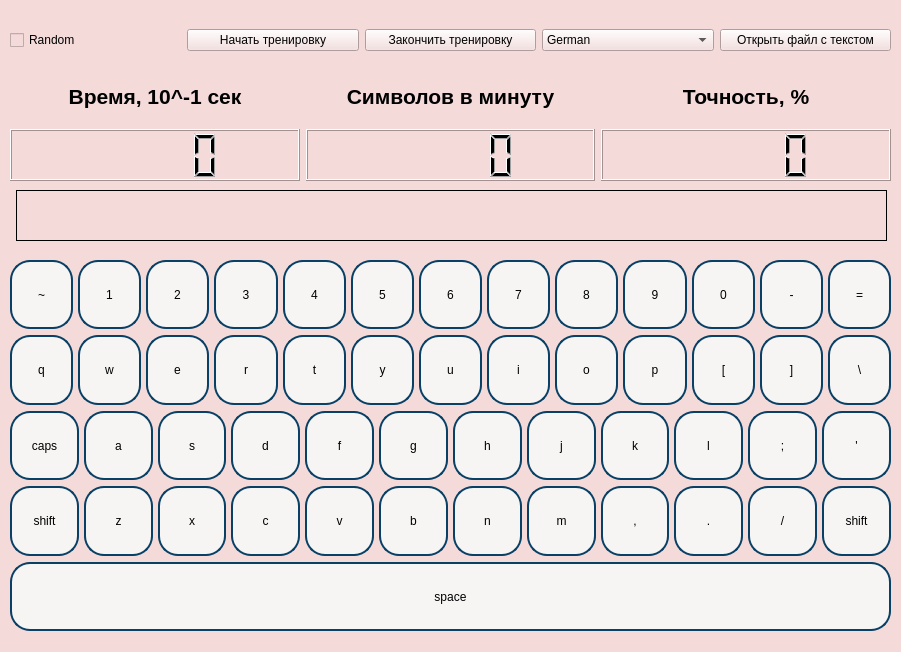
<?xml version="1.0" encoding="UTF-8"?>
<ui version="4.0">
 <class>MainWindow</class>
 <widget class="QMainWindow" name="MainWindow">
  <property name="geometry">
   <rect>
    <x>0</x>
    <y>0</y>
    <width>901</width>
    <height>652</height>
   </rect>
  </property>
  <property name="windowTitle">
   <string>MainWindow</string>
  </property>
  <property name="styleSheet">
   <string notr="true">background-color: rgb(245, 218, 218);
color: rgb(0, 0, 0);
font: 700 italic 11pt &quot;Ubuntu&quot;;
</string>
  </property>
  <widget class="QWidget" name="centralwidget">
   <widget class="QWidget" name="verticalLayoutWidget">
    <property name="geometry">
     <rect>
      <x>10</x>
      <y>250</y>
      <width>881</width>
      <height>391</height>
     </rect>
    </property>
    <layout class="QVBoxLayout" name="verticalLayout">
     <property name="leftMargin">
      <number>0</number>
     </property>
     <property name="topMargin">
      <number>10</number>
     </property>
     <property name="bottomMargin">
      <number>10</number>
     </property>
     <item>
      <layout class="QHBoxLayout" name="horizontalLayout">
       <property name="spacing">
        <number>5</number>
       </property>
       <property name="sizeConstraint">
        <enum>QLayout::SetDefaultConstraint</enum>
       </property>
       <item>
        <widget class="QPushButton" name="bnt_49">
         <property name="enabled">
          <bool>false</bool>
         </property>
         <property name="sizePolicy">
          <sizepolicy hsizetype="MinimumExpanding" vsizetype="Minimum">
           <horstretch>0</horstretch>
           <verstretch>0</verstretch>
          </sizepolicy>
         </property>
         <property name="styleSheet">
          <string notr="true">border-radius: 20px;
border: 2px solid #094065;
background-color: rgb(246, 245, 244);</string>
         </property>
         <property name="text">
          <string>~</string>
         </property>
        </widget>
       </item>
       <item>
        <widget class="QPushButton" name="bnt_10">
         <property name="enabled">
          <bool>false</bool>
         </property>
         <property name="sizePolicy">
          <sizepolicy hsizetype="MinimumExpanding" vsizetype="Minimum">
           <horstretch>0</horstretch>
           <verstretch>0</verstretch>
          </sizepolicy>
         </property>
         <property name="styleSheet">
          <string notr="true">border-radius: 20px;
border: 2px solid #094065;
background-color: rgb(246, 245, 244);</string>
         </property>
         <property name="text">
          <string>1</string>
         </property>
        </widget>
       </item>
       <item>
        <widget class="QPushButton" name="bnt_11">
         <property name="enabled">
          <bool>false</bool>
         </property>
         <property name="sizePolicy">
          <sizepolicy hsizetype="MinimumExpanding" vsizetype="Minimum">
           <horstretch>0</horstretch>
           <verstretch>0</verstretch>
          </sizepolicy>
         </property>
         <property name="styleSheet">
          <string notr="true">border-radius: 20px;
border: 2px solid #094065;
background-color: rgb(246, 245, 244);</string>
         </property>
         <property name="text">
          <string>2</string>
         </property>
        </widget>
       </item>
       <item>
        <widget class="QPushButton" name="bnt_12">
         <property name="enabled">
          <bool>false</bool>
         </property>
         <property name="sizePolicy">
          <sizepolicy hsizetype="MinimumExpanding" vsizetype="Minimum">
           <horstretch>0</horstretch>
           <verstretch>0</verstretch>
          </sizepolicy>
         </property>
         <property name="styleSheet">
          <string notr="true">border-radius: 20px;
border: 2px solid #094065;
background-color: rgb(246, 245, 244);</string>
         </property>
         <property name="text">
          <string>3</string>
         </property>
        </widget>
       </item>
       <item>
        <widget class="QPushButton" name="bnt_13">
         <property name="enabled">
          <bool>false</bool>
         </property>
         <property name="sizePolicy">
          <sizepolicy hsizetype="MinimumExpanding" vsizetype="Minimum">
           <horstretch>0</horstretch>
           <verstretch>0</verstretch>
          </sizepolicy>
         </property>
         <property name="styleSheet">
          <string notr="true">border-radius: 20px;
border: 2px solid #094065;
background-color: rgb(246, 245, 244);</string>
         </property>
         <property name="text">
          <string>4</string>
         </property>
        </widget>
       </item>
       <item>
        <widget class="QPushButton" name="bnt_14">
         <property name="enabled">
          <bool>false</bool>
         </property>
         <property name="sizePolicy">
          <sizepolicy hsizetype="MinimumExpanding" vsizetype="Minimum">
           <horstretch>0</horstretch>
           <verstretch>0</verstretch>
          </sizepolicy>
         </property>
         <property name="styleSheet">
          <string notr="true">border-radius: 20px;
border: 2px solid #094065;
background-color: rgb(246, 245, 244);</string>
         </property>
         <property name="text">
          <string>5</string>
         </property>
        </widget>
       </item>
       <item>
        <widget class="QPushButton" name="bnt_15">
         <property name="enabled">
          <bool>false</bool>
         </property>
         <property name="sizePolicy">
          <sizepolicy hsizetype="MinimumExpanding" vsizetype="Minimum">
           <horstretch>0</horstretch>
           <verstretch>0</verstretch>
          </sizepolicy>
         </property>
         <property name="styleSheet">
          <string notr="true">border-radius: 20px;
border: 2px solid #094065;
background-color: rgb(246, 245, 244);</string>
         </property>
         <property name="text">
          <string>6</string>
         </property>
        </widget>
       </item>
       <item>
        <widget class="QPushButton" name="bnt_16">
         <property name="enabled">
          <bool>false</bool>
         </property>
         <property name="sizePolicy">
          <sizepolicy hsizetype="MinimumExpanding" vsizetype="Minimum">
           <horstretch>0</horstretch>
           <verstretch>0</verstretch>
          </sizepolicy>
         </property>
         <property name="styleSheet">
          <string notr="true">border-radius: 20px;
border: 2px solid #094065;
background-color: rgb(246, 245, 244);</string>
         </property>
         <property name="text">
          <string>7</string>
         </property>
        </widget>
       </item>
       <item>
        <widget class="QPushButton" name="bnt_17">
         <property name="enabled">
          <bool>false</bool>
         </property>
         <property name="sizePolicy">
          <sizepolicy hsizetype="MinimumExpanding" vsizetype="Minimum">
           <horstretch>0</horstretch>
           <verstretch>0</verstretch>
          </sizepolicy>
         </property>
         <property name="styleSheet">
          <string notr="true">border-radius: 20px;
border: 2px solid #094065;
background-color: rgb(246, 245, 244);</string>
         </property>
         <property name="text">
          <string>8</string>
         </property>
        </widget>
       </item>
       <item>
        <widget class="QPushButton" name="bnt_18">
         <property name="enabled">
          <bool>false</bool>
         </property>
         <property name="sizePolicy">
          <sizepolicy hsizetype="MinimumExpanding" vsizetype="Minimum">
           <horstretch>0</horstretch>
           <verstretch>0</verstretch>
          </sizepolicy>
         </property>
         <property name="styleSheet">
          <string notr="true">border-radius: 20px;
border: 2px solid #094065;
background-color: rgb(246, 245, 244);</string>
         </property>
         <property name="text">
          <string>9</string>
         </property>
        </widget>
       </item>
       <item>
        <widget class="QPushButton" name="bnt_19">
         <property name="enabled">
          <bool>false</bool>
         </property>
         <property name="sizePolicy">
          <sizepolicy hsizetype="MinimumExpanding" vsizetype="Minimum">
           <horstretch>0</horstretch>
           <verstretch>0</verstretch>
          </sizepolicy>
         </property>
         <property name="styleSheet">
          <string notr="true">border-radius: 20px;
border: 2px solid #094065;
background-color: rgb(246, 245, 244);</string>
         </property>
         <property name="text">
          <string>0</string>
         </property>
        </widget>
       </item>
       <item>
        <widget class="QPushButton" name="bnt_20">
         <property name="enabled">
          <bool>false</bool>
         </property>
         <property name="sizePolicy">
          <sizepolicy hsizetype="MinimumExpanding" vsizetype="Minimum">
           <horstretch>0</horstretch>
           <verstretch>0</verstretch>
          </sizepolicy>
         </property>
         <property name="styleSheet">
          <string notr="true">border-radius: 20px;
border: 2px solid #094065;
background-color: rgb(246, 245, 244);</string>
         </property>
         <property name="text">
          <string>-</string>
         </property>
        </widget>
       </item>
       <item>
        <widget class="QPushButton" name="bnt_21">
         <property name="enabled">
          <bool>false</bool>
         </property>
         <property name="sizePolicy">
          <sizepolicy hsizetype="MinimumExpanding" vsizetype="Minimum">
           <horstretch>0</horstretch>
           <verstretch>0</verstretch>
          </sizepolicy>
         </property>
         <property name="styleSheet">
          <string notr="true">border-radius: 20px;
border: 2px solid #094065;
background-color: rgb(246, 245, 244);</string>
         </property>
         <property name="text">
          <string>=</string>
         </property>
        </widget>
       </item>
      </layout>
     </item>
     <item>
      <layout class="QHBoxLayout" name="horizontalLayout_3">
       <property name="spacing">
        <number>5</number>
       </property>
       <property name="sizeConstraint">
        <enum>QLayout::SetDefaultConstraint</enum>
       </property>
       <item>
        <widget class="QPushButton" name="bnt_24">
         <property name="enabled">
          <bool>false</bool>
         </property>
         <property name="sizePolicy">
          <sizepolicy hsizetype="MinimumExpanding" vsizetype="Minimum">
           <horstretch>0</horstretch>
           <verstretch>0</verstretch>
          </sizepolicy>
         </property>
         <property name="styleSheet">
          <string notr="true">border-radius: 20px;
border: 2px solid #094065;
background-color: rgb(246, 245, 244);</string>
         </property>
         <property name="text">
          <string>q</string>
         </property>
        </widget>
       </item>
       <item>
        <widget class="QPushButton" name="bnt_25">
         <property name="enabled">
          <bool>false</bool>
         </property>
         <property name="sizePolicy">
          <sizepolicy hsizetype="MinimumExpanding" vsizetype="Minimum">
           <horstretch>0</horstretch>
           <verstretch>0</verstretch>
          </sizepolicy>
         </property>
         <property name="styleSheet">
          <string notr="true">border-radius: 20px;
border: 2px solid #094065;
background-color: rgb(246, 245, 244);</string>
         </property>
         <property name="text">
          <string>w</string>
         </property>
        </widget>
       </item>
       <item>
        <widget class="QPushButton" name="bnt_26">
         <property name="enabled">
          <bool>false</bool>
         </property>
         <property name="sizePolicy">
          <sizepolicy hsizetype="MinimumExpanding" vsizetype="Minimum">
           <horstretch>0</horstretch>
           <verstretch>0</verstretch>
          </sizepolicy>
         </property>
         <property name="styleSheet">
          <string notr="true">border-radius: 20px;
border: 2px solid #094065;
background-color: rgb(246, 245, 244);</string>
         </property>
         <property name="text">
          <string>e</string>
         </property>
        </widget>
       </item>
       <item>
        <widget class="QPushButton" name="bnt_27">
         <property name="enabled">
          <bool>false</bool>
         </property>
         <property name="sizePolicy">
          <sizepolicy hsizetype="MinimumExpanding" vsizetype="Minimum">
           <horstretch>0</horstretch>
           <verstretch>0</verstretch>
          </sizepolicy>
         </property>
         <property name="styleSheet">
          <string notr="true">border-radius: 20px;
border: 2px solid #094065;
background-color: rgb(246, 245, 244);</string>
         </property>
         <property name="text">
          <string>r</string>
         </property>
        </widget>
       </item>
       <item>
        <widget class="QPushButton" name="bnt_28">
         <property name="enabled">
          <bool>false</bool>
         </property>
         <property name="sizePolicy">
          <sizepolicy hsizetype="MinimumExpanding" vsizetype="Minimum">
           <horstretch>0</horstretch>
           <verstretch>0</verstretch>
          </sizepolicy>
         </property>
         <property name="styleSheet">
          <string notr="true">border-radius: 20px;
border: 2px solid #094065;
background-color: rgb(246, 245, 244);</string>
         </property>
         <property name="text">
          <string>t</string>
         </property>
        </widget>
       </item>
       <item>
        <widget class="QPushButton" name="bnt_29">
         <property name="enabled">
          <bool>false</bool>
         </property>
         <property name="sizePolicy">
          <sizepolicy hsizetype="MinimumExpanding" vsizetype="Minimum">
           <horstretch>0</horstretch>
           <verstretch>0</verstretch>
          </sizepolicy>
         </property>
         <property name="styleSheet">
          <string notr="true">border-radius: 20px;
border: 2px solid #094065;
background-color: rgb(246, 245, 244);</string>
         </property>
         <property name="text">
          <string>y</string>
         </property>
        </widget>
       </item>
       <item>
        <widget class="QPushButton" name="bnt_30">
         <property name="enabled">
          <bool>false</bool>
         </property>
         <property name="sizePolicy">
          <sizepolicy hsizetype="MinimumExpanding" vsizetype="Minimum">
           <horstretch>0</horstretch>
           <verstretch>0</verstretch>
          </sizepolicy>
         </property>
         <property name="styleSheet">
          <string notr="true">border-radius: 20px;
border: 2px solid #094065;
background-color: rgb(246, 245, 244);</string>
         </property>
         <property name="text">
          <string>u</string>
         </property>
        </widget>
       </item>
       <item>
        <widget class="QPushButton" name="bnt_31">
         <property name="enabled">
          <bool>false</bool>
         </property>
         <property name="sizePolicy">
          <sizepolicy hsizetype="MinimumExpanding" vsizetype="Minimum">
           <horstretch>0</horstretch>
           <verstretch>0</verstretch>
          </sizepolicy>
         </property>
         <property name="styleSheet">
          <string notr="true">border-radius: 20px;
border: 2px solid #094065;
background-color: rgb(246, 245, 244);</string>
         </property>
         <property name="text">
          <string>i</string>
         </property>
        </widget>
       </item>
       <item>
        <widget class="QPushButton" name="bnt_32">
         <property name="enabled">
          <bool>false</bool>
         </property>
         <property name="sizePolicy">
          <sizepolicy hsizetype="MinimumExpanding" vsizetype="Minimum">
           <horstretch>0</horstretch>
           <verstretch>0</verstretch>
          </sizepolicy>
         </property>
         <property name="styleSheet">
          <string notr="true">border-radius: 20px;
border: 2px solid #094065;
background-color: rgb(246, 245, 244);</string>
         </property>
         <property name="text">
          <string>o</string>
         </property>
        </widget>
       </item>
       <item>
        <widget class="QPushButton" name="bnt_33">
         <property name="enabled">
          <bool>false</bool>
         </property>
         <property name="sizePolicy">
          <sizepolicy hsizetype="MinimumExpanding" vsizetype="Minimum">
           <horstretch>0</horstretch>
           <verstretch>0</verstretch>
          </sizepolicy>
         </property>
         <property name="styleSheet">
          <string notr="true">border-radius: 20px;
border: 2px solid #094065;
background-color: rgb(246, 245, 244);</string>
         </property>
         <property name="text">
          <string>p</string>
         </property>
        </widget>
       </item>
       <item>
        <widget class="QPushButton" name="bnt_34">
         <property name="enabled">
          <bool>false</bool>
         </property>
         <property name="sizePolicy">
          <sizepolicy hsizetype="MinimumExpanding" vsizetype="Minimum">
           <horstretch>0</horstretch>
           <verstretch>0</verstretch>
          </sizepolicy>
         </property>
         <property name="styleSheet">
          <string notr="true">border-radius: 20px;
border: 2px solid #094065;
background-color: rgb(246, 245, 244);</string>
         </property>
         <property name="text">
          <string>[</string>
         </property>
        </widget>
       </item>
       <item>
        <widget class="QPushButton" name="bnt_35">
         <property name="enabled">
          <bool>false</bool>
         </property>
         <property name="sizePolicy">
          <sizepolicy hsizetype="MinimumExpanding" vsizetype="Minimum">
           <horstretch>0</horstretch>
           <verstretch>0</verstretch>
          </sizepolicy>
         </property>
         <property name="styleSheet">
          <string notr="true">border-radius: 20px;
border: 2px solid #094065;
background-color: rgb(246, 245, 244);</string>
         </property>
         <property name="text">
          <string>]</string>
         </property>
        </widget>
       </item>
       <item>
        <widget class="QPushButton" name="bnt_51">
         <property name="enabled">
          <bool>false</bool>
         </property>
         <property name="sizePolicy">
          <sizepolicy hsizetype="MinimumExpanding" vsizetype="Minimum">
           <horstretch>0</horstretch>
           <verstretch>0</verstretch>
          </sizepolicy>
         </property>
         <property name="styleSheet">
          <string notr="true">border-radius: 20px;
border: 2px solid #094065;
background-color: rgb(246, 245, 244);</string>
         </property>
         <property name="text">
          <string>\</string>
         </property>
        </widget>
       </item>
      </layout>
     </item>
     <item>
      <layout class="QHBoxLayout" name="horizontalLayout_4">
       <property name="spacing">
        <number>5</number>
       </property>
       <property name="sizeConstraint">
        <enum>QLayout::SetDefaultConstraint</enum>
       </property>
       <item>
        <widget class="QPushButton" name="bnt_66">
         <property name="enabled">
          <bool>false</bool>
         </property>
         <property name="sizePolicy">
          <sizepolicy hsizetype="MinimumExpanding" vsizetype="Minimum">
           <horstretch>0</horstretch>
           <verstretch>0</verstretch>
          </sizepolicy>
         </property>
         <property name="styleSheet">
          <string notr="true">border-radius: 20px;
border: 2px solid #094065;
background-color: rgb(246, 245, 244);</string>
         </property>
         <property name="text">
          <string>caps</string>
         </property>
        </widget>
       </item>
       <item>
        <widget class="QPushButton" name="bnt_38">
         <property name="enabled">
          <bool>false</bool>
         </property>
         <property name="sizePolicy">
          <sizepolicy hsizetype="MinimumExpanding" vsizetype="Minimum">
           <horstretch>0</horstretch>
           <verstretch>0</verstretch>
          </sizepolicy>
         </property>
         <property name="styleSheet">
          <string notr="true">border-radius: 20px;
border: 2px solid #094065;
background-color: rgb(246, 245, 244);</string>
         </property>
         <property name="text">
          <string>a</string>
         </property>
        </widget>
       </item>
       <item>
        <widget class="QPushButton" name="bnt_39">
         <property name="enabled">
          <bool>false</bool>
         </property>
         <property name="sizePolicy">
          <sizepolicy hsizetype="MinimumExpanding" vsizetype="Minimum">
           <horstretch>0</horstretch>
           <verstretch>0</verstretch>
          </sizepolicy>
         </property>
         <property name="styleSheet">
          <string notr="true">border-radius: 20px;
border: 2px solid #094065;
background-color: rgb(246, 245, 244);</string>
         </property>
         <property name="text">
          <string>s</string>
         </property>
        </widget>
       </item>
       <item>
        <widget class="QPushButton" name="bnt_40">
         <property name="enabled">
          <bool>false</bool>
         </property>
         <property name="sizePolicy">
          <sizepolicy hsizetype="MinimumExpanding" vsizetype="Minimum">
           <horstretch>0</horstretch>
           <verstretch>0</verstretch>
          </sizepolicy>
         </property>
         <property name="styleSheet">
          <string notr="true">border-radius: 20px;
border: 2px solid #094065;
background-color: rgb(246, 245, 244);</string>
         </property>
         <property name="text">
          <string>d</string>
         </property>
        </widget>
       </item>
       <item>
        <widget class="QPushButton" name="bnt_41">
         <property name="enabled">
          <bool>false</bool>
         </property>
         <property name="sizePolicy">
          <sizepolicy hsizetype="MinimumExpanding" vsizetype="Minimum">
           <horstretch>0</horstretch>
           <verstretch>0</verstretch>
          </sizepolicy>
         </property>
         <property name="styleSheet">
          <string notr="true">border-radius: 20px;
border: 2px solid #094065;
background-color: rgb(246, 245, 244);</string>
         </property>
         <property name="text">
          <string>f</string>
         </property>
        </widget>
       </item>
       <item>
        <widget class="QPushButton" name="bnt_42">
         <property name="enabled">
          <bool>false</bool>
         </property>
         <property name="sizePolicy">
          <sizepolicy hsizetype="MinimumExpanding" vsizetype="Minimum">
           <horstretch>0</horstretch>
           <verstretch>0</verstretch>
          </sizepolicy>
         </property>
         <property name="styleSheet">
          <string notr="true">border-radius: 20px;
border: 2px solid #094065;
background-color: rgb(246, 245, 244);</string>
         </property>
         <property name="text">
          <string>g</string>
         </property>
        </widget>
       </item>
       <item>
        <widget class="QPushButton" name="bnt_43">
         <property name="enabled">
          <bool>false</bool>
         </property>
         <property name="sizePolicy">
          <sizepolicy hsizetype="MinimumExpanding" vsizetype="Minimum">
           <horstretch>0</horstretch>
           <verstretch>0</verstretch>
          </sizepolicy>
         </property>
         <property name="styleSheet">
          <string notr="true">border-radius: 20px;
border: 2px solid #094065;
background-color: rgb(246, 245, 244);</string>
         </property>
         <property name="text">
          <string>h</string>
         </property>
        </widget>
       </item>
       <item>
        <widget class="QPushButton" name="bnt_44">
         <property name="enabled">
          <bool>false</bool>
         </property>
         <property name="sizePolicy">
          <sizepolicy hsizetype="MinimumExpanding" vsizetype="Minimum">
           <horstretch>0</horstretch>
           <verstretch>0</verstretch>
          </sizepolicy>
         </property>
         <property name="styleSheet">
          <string notr="true">border-radius: 20px;
border: 2px solid #094065;
background-color: rgb(246, 245, 244);</string>
         </property>
         <property name="text">
          <string>j</string>
         </property>
        </widget>
       </item>
       <item>
        <widget class="QPushButton" name="bnt_45">
         <property name="enabled">
          <bool>false</bool>
         </property>
         <property name="sizePolicy">
          <sizepolicy hsizetype="MinimumExpanding" vsizetype="Minimum">
           <horstretch>0</horstretch>
           <verstretch>0</verstretch>
          </sizepolicy>
         </property>
         <property name="styleSheet">
          <string notr="true">border-radius: 20px;
border: 2px solid #094065;
background-color: rgb(246, 245, 244);</string>
         </property>
         <property name="text">
          <string>k</string>
         </property>
        </widget>
       </item>
       <item>
        <widget class="QPushButton" name="bnt_46">
         <property name="enabled">
          <bool>false</bool>
         </property>
         <property name="sizePolicy">
          <sizepolicy hsizetype="MinimumExpanding" vsizetype="Minimum">
           <horstretch>0</horstretch>
           <verstretch>0</verstretch>
          </sizepolicy>
         </property>
         <property name="styleSheet">
          <string notr="true">border-radius: 20px;
border: 2px solid #094065;
background-color: rgb(246, 245, 244);</string>
         </property>
         <property name="text">
          <string>l</string>
         </property>
        </widget>
       </item>
       <item>
        <widget class="QPushButton" name="bnt_47">
         <property name="enabled">
          <bool>false</bool>
         </property>
         <property name="sizePolicy">
          <sizepolicy hsizetype="MinimumExpanding" vsizetype="Minimum">
           <horstretch>0</horstretch>
           <verstretch>0</verstretch>
          </sizepolicy>
         </property>
         <property name="styleSheet">
          <string notr="true">border-radius: 20px;
border: 2px solid #094065;
background-color: rgb(246, 245, 244);</string>
         </property>
         <property name="text">
          <string>;</string>
         </property>
        </widget>
       </item>
       <item>
        <widget class="QPushButton" name="bnt_48">
         <property name="enabled">
          <bool>false</bool>
         </property>
         <property name="sizePolicy">
          <sizepolicy hsizetype="MinimumExpanding" vsizetype="Minimum">
           <horstretch>0</horstretch>
           <verstretch>0</verstretch>
          </sizepolicy>
         </property>
         <property name="styleSheet">
          <string notr="true">border-radius: 20px;
border: 2px solid #094065;
background-color: rgb(246, 245, 244);</string>
         </property>
         <property name="text">
          <string>'</string>
         </property>
        </widget>
       </item>
      </layout>
     </item>
     <item>
      <layout class="QHBoxLayout" name="horizontalLayout_5">
       <property name="spacing">
        <number>5</number>
       </property>
       <property name="sizeConstraint">
        <enum>QLayout::SetDefaultConstraint</enum>
       </property>
       <item>
        <widget class="QPushButton" name="bnt_50">
         <property name="enabled">
          <bool>false</bool>
         </property>
         <property name="sizePolicy">
          <sizepolicy hsizetype="MinimumExpanding" vsizetype="Minimum">
           <horstretch>0</horstretch>
           <verstretch>0</verstretch>
          </sizepolicy>
         </property>
         <property name="styleSheet">
          <string notr="true">border-radius: 20px;
border: 2px solid #094065;
background-color: rgb(246, 245, 244);</string>
         </property>
         <property name="text">
          <string>shift</string>
         </property>
        </widget>
       </item>
       <item>
        <widget class="QPushButton" name="bnt_52">
         <property name="enabled">
          <bool>false</bool>
         </property>
         <property name="sizePolicy">
          <sizepolicy hsizetype="MinimumExpanding" vsizetype="Minimum">
           <horstretch>0</horstretch>
           <verstretch>0</verstretch>
          </sizepolicy>
         </property>
         <property name="styleSheet">
          <string notr="true">border-radius: 20px;
border: 2px solid #094065;
background-color: rgb(246, 245, 244);</string>
         </property>
         <property name="text">
          <string>z</string>
         </property>
        </widget>
       </item>
       <item>
        <widget class="QPushButton" name="bnt_53">
         <property name="enabled">
          <bool>false</bool>
         </property>
         <property name="sizePolicy">
          <sizepolicy hsizetype="MinimumExpanding" vsizetype="Minimum">
           <horstretch>0</horstretch>
           <verstretch>0</verstretch>
          </sizepolicy>
         </property>
         <property name="styleSheet">
          <string notr="true">border-radius: 20px;
border: 2px solid #094065;
background-color: rgb(246, 245, 244);</string>
         </property>
         <property name="text">
          <string>x</string>
         </property>
        </widget>
       </item>
       <item>
        <widget class="QPushButton" name="bnt_54">
         <property name="enabled">
          <bool>false</bool>
         </property>
         <property name="sizePolicy">
          <sizepolicy hsizetype="MinimumExpanding" vsizetype="Minimum">
           <horstretch>0</horstretch>
           <verstretch>0</verstretch>
          </sizepolicy>
         </property>
         <property name="styleSheet">
          <string notr="true">border-radius: 20px;
border: 2px solid #094065;
background-color: rgb(246, 245, 244);</string>
         </property>
         <property name="text">
          <string>c</string>
         </property>
        </widget>
       </item>
       <item>
        <widget class="QPushButton" name="bnt_55">
         <property name="enabled">
          <bool>false</bool>
         </property>
         <property name="sizePolicy">
          <sizepolicy hsizetype="MinimumExpanding" vsizetype="Minimum">
           <horstretch>0</horstretch>
           <verstretch>0</verstretch>
          </sizepolicy>
         </property>
         <property name="styleSheet">
          <string notr="true">border-radius: 20px;
border: 2px solid #094065;
background-color: rgb(246, 245, 244);</string>
         </property>
         <property name="text">
          <string>v</string>
         </property>
        </widget>
       </item>
       <item>
        <widget class="QPushButton" name="bnt_56">
         <property name="enabled">
          <bool>false</bool>
         </property>
         <property name="sizePolicy">
          <sizepolicy hsizetype="MinimumExpanding" vsizetype="Minimum">
           <horstretch>0</horstretch>
           <verstretch>0</verstretch>
          </sizepolicy>
         </property>
         <property name="styleSheet">
          <string notr="true">border-radius: 20px;
border: 2px solid #094065;
background-color: rgb(246, 245, 244);</string>
         </property>
         <property name="text">
          <string>b</string>
         </property>
        </widget>
       </item>
       <item>
        <widget class="QPushButton" name="bnt_57">
         <property name="enabled">
          <bool>false</bool>
         </property>
         <property name="sizePolicy">
          <sizepolicy hsizetype="MinimumExpanding" vsizetype="Minimum">
           <horstretch>0</horstretch>
           <verstretch>0</verstretch>
          </sizepolicy>
         </property>
         <property name="styleSheet">
          <string notr="true">border-radius: 20px;
border: 2px solid #094065;
background-color: rgb(246, 245, 244);</string>
         </property>
         <property name="text">
          <string>n</string>
         </property>
        </widget>
       </item>
       <item>
        <widget class="QPushButton" name="bnt_58">
         <property name="enabled">
          <bool>false</bool>
         </property>
         <property name="sizePolicy">
          <sizepolicy hsizetype="MinimumExpanding" vsizetype="Minimum">
           <horstretch>0</horstretch>
           <verstretch>0</verstretch>
          </sizepolicy>
         </property>
         <property name="styleSheet">
          <string notr="true">border-radius: 20px;
border: 2px solid #094065;
background-color: rgb(246, 245, 244);</string>
         </property>
         <property name="text">
          <string>m</string>
         </property>
        </widget>
       </item>
       <item>
        <widget class="QPushButton" name="bnt_59">
         <property name="enabled">
          <bool>false</bool>
         </property>
         <property name="sizePolicy">
          <sizepolicy hsizetype="MinimumExpanding" vsizetype="Minimum">
           <horstretch>0</horstretch>
           <verstretch>0</verstretch>
          </sizepolicy>
         </property>
         <property name="styleSheet">
          <string notr="true">border-radius: 20px;
border: 2px solid #094065;
background-color: rgb(246, 245, 244);</string>
         </property>
         <property name="text">
          <string>,</string>
         </property>
        </widget>
       </item>
       <item>
        <widget class="QPushButton" name="bnt_60">
         <property name="enabled">
          <bool>false</bool>
         </property>
         <property name="sizePolicy">
          <sizepolicy hsizetype="MinimumExpanding" vsizetype="Minimum">
           <horstretch>0</horstretch>
           <verstretch>0</verstretch>
          </sizepolicy>
         </property>
         <property name="styleSheet">
          <string notr="true">border-radius: 20px;
border: 2px solid #094065;
background-color: rgb(246, 245, 244);</string>
         </property>
         <property name="text">
          <string>.</string>
         </property>
        </widget>
       </item>
       <item>
        <widget class="QPushButton" name="bnt_61">
         <property name="enabled">
          <bool>false</bool>
         </property>
         <property name="sizePolicy">
          <sizepolicy hsizetype="MinimumExpanding" vsizetype="Minimum">
           <horstretch>0</horstretch>
           <verstretch>0</verstretch>
          </sizepolicy>
         </property>
         <property name="styleSheet">
          <string notr="true">border-radius: 20px;
border: 2px solid #094065;
background-color: rgb(246, 245, 244);</string>
         </property>
         <property name="text">
          <string>/</string>
         </property>
        </widget>
       </item>
       <item>
        <widget class="QPushButton" name="bnt_62">
         <property name="enabled">
          <bool>false</bool>
         </property>
         <property name="sizePolicy">
          <sizepolicy hsizetype="MinimumExpanding" vsizetype="Minimum">
           <horstretch>0</horstretch>
           <verstretch>0</verstretch>
          </sizepolicy>
         </property>
         <property name="styleSheet">
          <string notr="true">border-radius: 20px;
border: 2px solid #094065;
background-color: rgb(246, 245, 244);</string>
         </property>
         <property name="text">
          <string>shift</string>
         </property>
        </widget>
       </item>
      </layout>
     </item>
     <item>
      <widget class="QPushButton" name="bnt_65">
       <property name="enabled">
        <bool>false</bool>
       </property>
       <property name="sizePolicy">
        <sizepolicy hsizetype="Minimum" vsizetype="Minimum">
         <horstretch>0</horstretch>
         <verstretch>0</verstretch>
        </sizepolicy>
       </property>
       <property name="styleSheet">
        <string notr="true">border-radius: 20px;
border: 2px solid #094065;
background-color: rgb(246, 245, 244);</string>
       </property>
       <property name="text">
        <string>space</string>
       </property>
      </widget>
     </item>
    </layout>
   </widget>
   <widget class="QWidget" name="layoutWidget">
    <property name="geometry">
     <rect>
      <x>10</x>
      <y>20</y>
      <width>881</width>
      <height>41</height>
     </rect>
    </property>
    <layout class="QHBoxLayout" name="horizontalLayout_2">
     <item>
      <widget class="QCheckBox" name="checkBox">
       <property name="text">
        <string>Random</string>
       </property>
      </widget>
     </item>
     <item>
      <widget class="QPushButton" name="bnt_start">
       <property name="text">
        <string>Начать тренировку</string>
       </property>
      </widget>
     </item>
     <item>
      <widget class="QPushButton" name="bnt_end">
       <property name="text">
        <string>Закончить тренировку</string>
       </property>
      </widget>
     </item>
     <item>
      <widget class="QComboBox" name="comboBox">
       <item>
        <property name="text">
         <string>German</string>
        </property>
       </item>
       <item>
        <property name="text">
         <string>French</string>
        </property>
       </item>
       <item>
        <property name="text">
         <string>Arabic</string>
        </property>
       </item>
       <item>
        <property name="text">
         <string>English</string>
        </property>
       </item>
       <item>
        <property name="text">
         <string>Belarusian</string>
        </property>
       </item>
       <item>
        <property name="text">
         <string>Hebrew</string>
        </property>
       </item>
       <item>
        <property name="text">
         <string>Сhinesse</string>
        </property>
       </item>
      </widget>
     </item>
     <item>
      <widget class="QPushButton" name="pushButton">
       <property name="styleSheet">
        <string notr="true"/>
       </property>
       <property name="text">
        <string>Открыть файл с текстом</string>
       </property>
      </widget>
     </item>
    </layout>
   </widget>
   <widget class="QWidget" name="layoutWidget">
    <property name="geometry">
     <rect>
      <x>10</x>
      <y>70</y>
      <width>881</width>
      <height>111</height>
     </rect>
    </property>
    <layout class="QHBoxLayout" name="horizontalLayout_6">
     <item>
      <layout class="QVBoxLayout" name="verticalLayout_2">
       <item>
        <widget class="QLabel" name="lbl_timer">
         <property name="text">
          <string>&lt;html&gt;&lt;head/&gt;&lt;body&gt;&lt;p align=&quot;center&quot;&gt;&lt;span style=&quot; font-size:16pt; font-weight:700;&quot;&gt;Время, 10^-1 сек&lt;/span&gt;&lt;/p&gt;&lt;/body&gt;&lt;/html&gt;</string>
         </property>
        </widget>
       </item>
       <item>
        <widget class="QLCDNumber" name="lcd_timer"/>
       </item>
      </layout>
     </item>
     <item>
      <layout class="QVBoxLayout" name="verticalLayout_3">
       <item>
        <widget class="QLabel" name="lnl_symbols">
         <property name="text">
          <string>&lt;html&gt;&lt;head/&gt;&lt;body&gt;&lt;p align=&quot;center&quot;&gt;&lt;span style=&quot; font-size:16pt; font-weight:700;&quot;&gt;Символов в минуту&lt;/span&gt;&lt;/p&gt;&lt;/body&gt;&lt;/html&gt;</string>
         </property>
        </widget>
       </item>
       <item>
        <widget class="QLCDNumber" name="lcd_symbols"/>
       </item>
      </layout>
     </item>
     <item>
      <layout class="QVBoxLayout" name="verticalLayout_4">
       <item>
        <widget class="QLabel" name="lbl_accuracy">
         <property name="text">
          <string>&lt;html&gt;&lt;head/&gt;&lt;body&gt;&lt;p align=&quot;center&quot;&gt;&lt;span style=&quot; font-size:16pt; font-weight:700;&quot;&gt;Точность, %&lt;/span&gt;&lt;/p&gt;&lt;/body&gt;&lt;/html&gt;</string>
         </property>
        </widget>
       </item>
       <item>
        <widget class="QLCDNumber" name="lcd_accuracy"/>
       </item>
      </layout>
     </item>
    </layout>
   </widget>
   <widget class="QLabel" name="ln_training">
    <property name="geometry">
     <rect>
      <x>16</x>
      <y>190</y>
      <width>871</width>
      <height>51</height>
     </rect>
    </property>
    <property name="styleSheet">
     <string notr="true">background-color: transparent; border: 1px solid black;
font: 700 italic 17pt &quot;Ubuntu&quot;;</string>
    </property>
    <property name="text">
     <string/>
    </property>
   </widget>
  </widget>
 </widget>
 <resources/>
 <connections/>
</ui>
